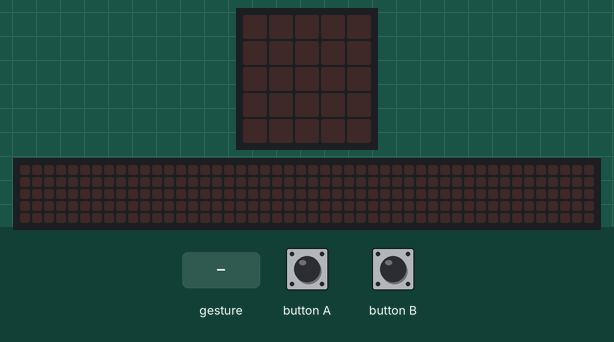
Recording of a program running on a simulated BBC micro:bit (MakeCode). Parts: the board's 5×5 LED display, a strip that is not on the board, showing the scrolling text unrolled. The inputs (shaded band) are chosen by the test bench. A tilt is held for 1.5 s and a shake lasts 1 s, then the board lies face up again; the 48×5 strip is a reading aid, not a part: it shows the text the display is scrolling, unrolled, one strip-width of it at a time.

Above: at 1.2 s.
1.3 s: gesture 'shake'
At 1.57 s:
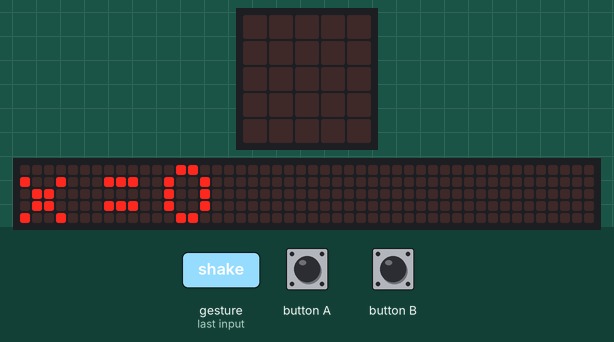
4.3 s: gesture 'shake'
7.3 s: button A pressed for 0.15 s
At 8.77 s:
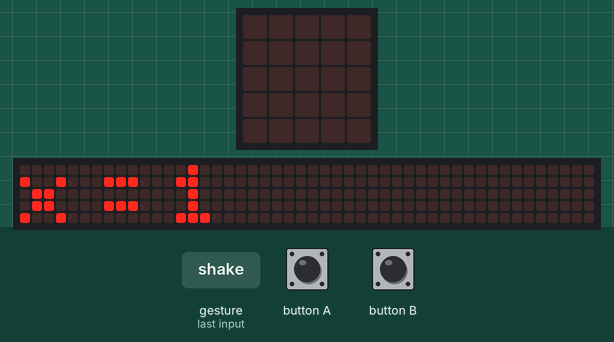
10.3 s: button A pressed for 0.15 s
At 15.75 s:
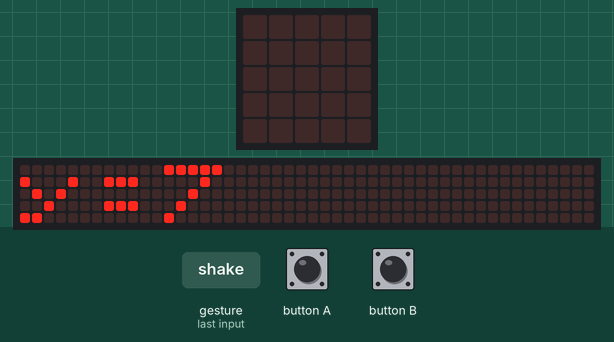

The program:

main.ts
```typescript
input.onButtonPressed(Button.A, function () {
    x = x + 1
})
input.onGesture(Gesture.Shake, function () {
    basic.showString("x=" + convertToText(x))
    y = x + (1 + x * x)
    basic.showString("y=" + convertToText(y))
})
input.onButtonPressed(Button.B, function () {
    if (x > 0) {
        x = x - 1
    }
})
let y = 0
let x = 0
x = 0
```

test.ts
```typescript
// i test vanno qui; questi non saranno compilati quando questo pacchetto viene usato come estensione.
```

Measured:
- after the input at 1.3 s, the display: changes after 0.20 s (image 1)
